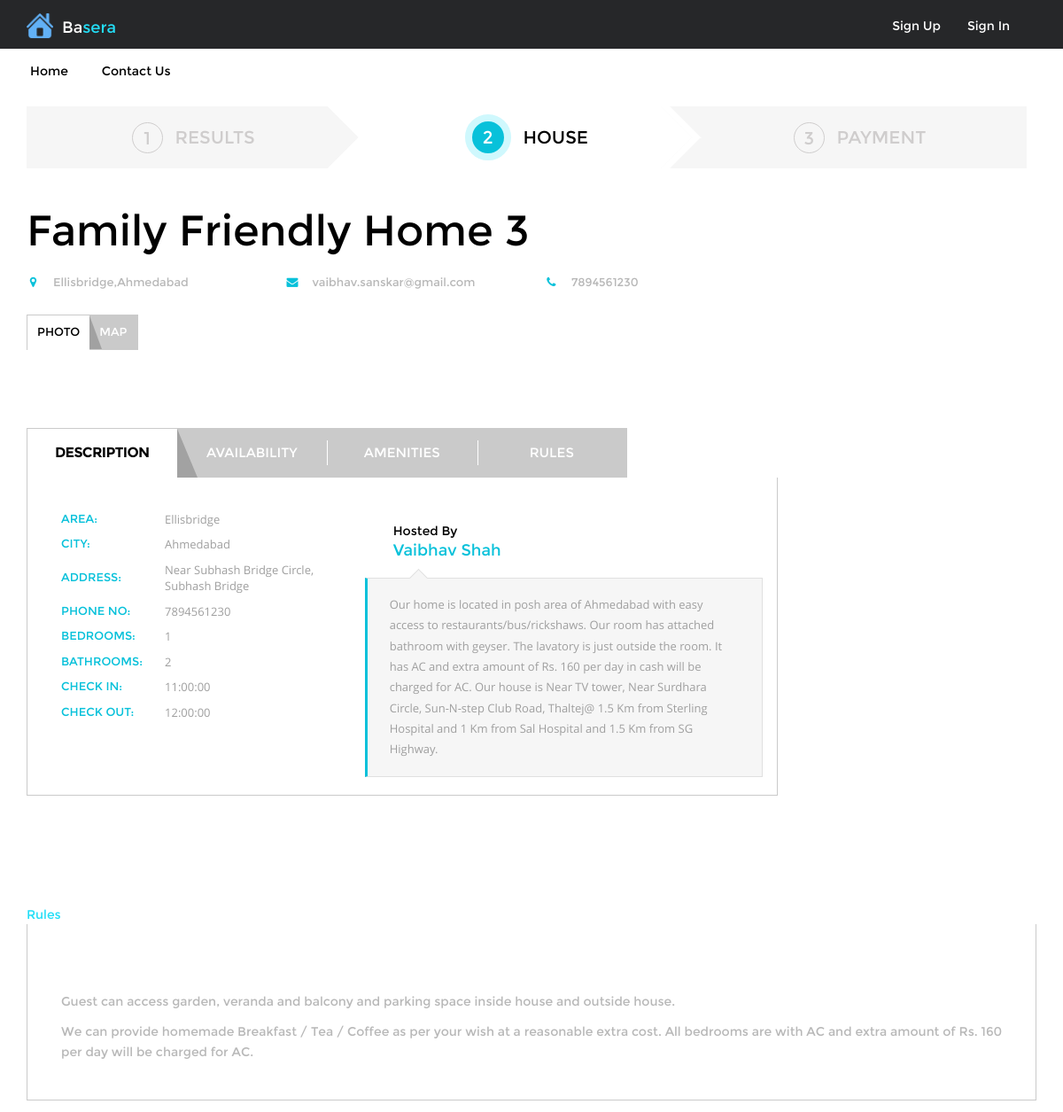
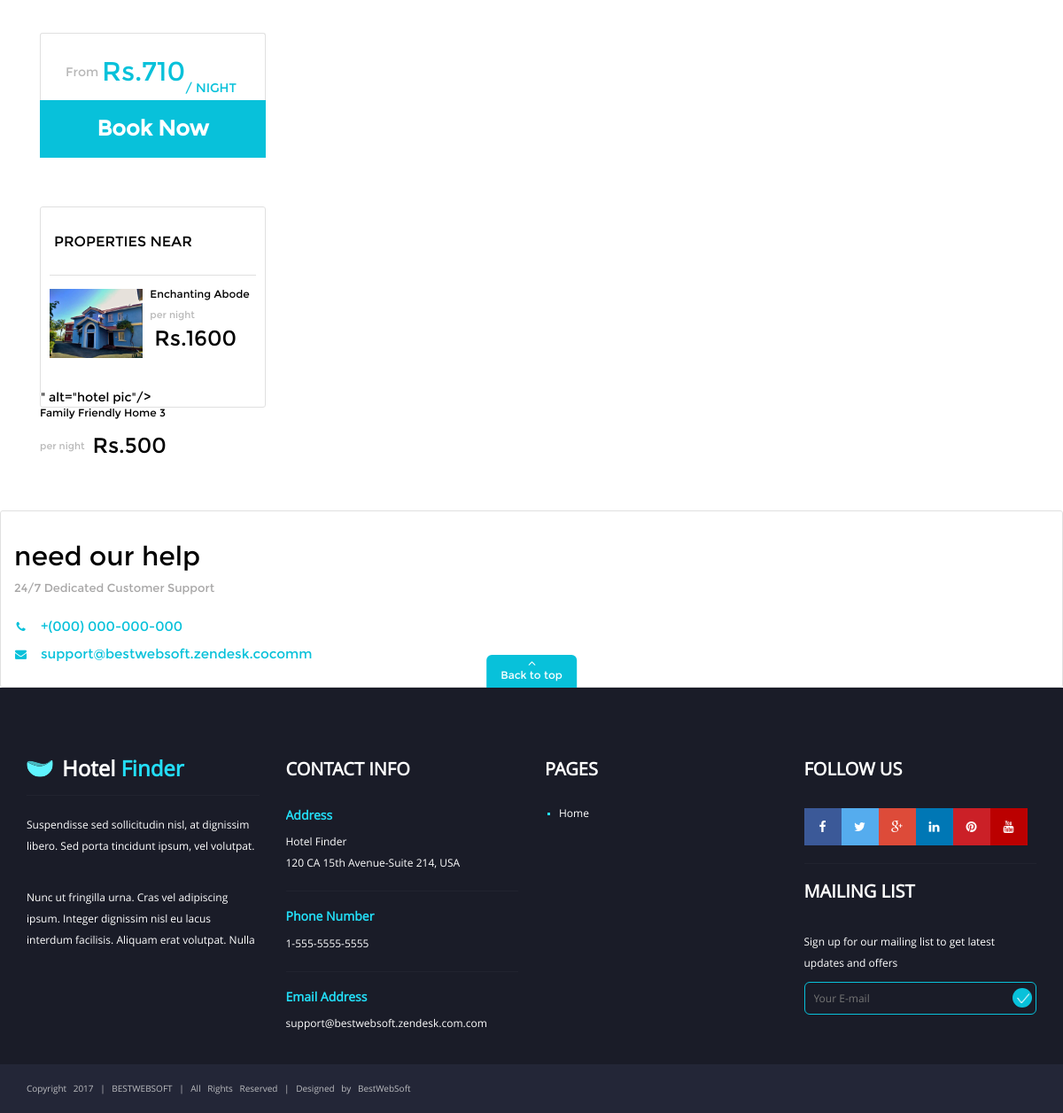
The page /hotel_page.php?HomeId=2 on the database its author committed (2 pictures, top to bottom).
### tables this page shows
CREATE TABLE `house_master` (
  `HouseId` int(11) NOT NULL,
  `OwnerId` int(11) NOT NULL,
  `HouseName` varchar(250) NOT NULL,
  `HouseAddressLine1` text NOT NULL,
  `HouseAddressLine2` text NOT NULL,
  `HouseAddressLine3` text NOT NULL,
  `NoofAllowedGuest` int(3) NOT NULL,
  `NoofBedrooms` int(3) NOT NULL,
  `NoofBathrooms` int(3) NOT NULL,
  `AreaId` int(11) NOT NULL,
  `HouseDescription1` text NOT NULL,
  `HouseDescription2` text DEFAULT NULL,
  `HousePricePerPerson` int(5) NOT NULL,
  `HouseBasePrice` int(5) NOT NULL,
  `IsCancellable` int(1) NOT NULL,
  `CustomRules1` text DEFAULT NULL,
  `CustomRules2` text DEFAULT NULL,
  `IsHouseVerified` int(1) NOT NULL DEFAULT 0,
  `CheckIn` time NOT NULL,
  `CheckOut` time NOT NULL
);

CREATE TABLE `area_master` (
  `AreaId` int(11) NOT NULL,
  `AreaName` varchar(200) NOT NULL,
  `CityId` int(11) NOT NULL
);

CREATE TABLE `city_master` (
  `CityId` int(11) NOT NULL,
  `CityName` varchar(200) NOT NULL,
  `StateId` int(11) NOT NULL
);

CREATE TABLE `owner_master` (
  `OwnerId` int(11) NOT NULL,
  `OwnerFirstName` varchar(150) NOT NULL,
  `OwnerLastName` varchar(150) NOT NULL,
  `OwnerEmail` varchar(150) NOT NULL,
  `OwnerPassword` text NOT NULL,
  `OwnerNumber` bigint(10) NOT NULL,
  `OwnerKYC` text NOT NULL,
  `OwnerRegistrationDate` datetime NOT NULL DEFAULT current_timestamp()
);

CREATE TABLE `houseimage_master` (
  `HIId` int(11) NOT NULL,
  `HouseId` int(11) NOT NULL,
  `Image` text NOT NULL
);

### Maincontroller.php (called while the page is built, shortened)
<?php
class Maincontroller
{
	private $hostName = "localhost";
	private $userName = "root";
	private $password = "";
	private $DBname = "basera";
	private $con;
	public function Connection()
	{
		$this->con = mysqli_connect($this->hostName, $this->userName, $this->password, $this->DBname);
		return $this->con;
	}
	public function fetchImage($id)
	{
		$query = "SELECT * FROM houseimage_master WHERE HouseId = $id LIMIT 1";
		$sql   = mysqli_query($this->con, $query);
		return $sql;
	}
	public function DisplayHome($id)
	{
		$query  = "SELECT * FROM house_master JOIN area_master ON area_master.AreaId = house_master.AreaId JOIN city_master ON area_master.CityId = city_master.CityId JOIN state_master ON city_master.StateId = state_master.StateId WHERE HouseId = $id";
		$sql    = mysqli_query($this->con, $query);
		$result = mysqli_fetch_assoc($sql);
		return $result;
	}
	public function OwnerData($id)
	{
		$query  = "SELECT * FROM owner_master WHERE OwnerId = $id";
		$sql    = mysqli_query($this->con, $query);
		$result = mysqli_fetch_assoc($sql);
		return $result;
	}
	public function nearHouse($nearBy)
	{
		$query = "SELECT * FROM house_master JOIN area_master ON area_master.AreaId = house_master.AreaId WHERE area_master.AreaName LIKE '$nearBy%'";
		$sql   = mysqli_query($this->con, $query);
		return $sql;
	}
}
?>

### hotel_page.php (the view, shortened to what this page needs)
<?php
require_once('Maincontroller.php');
$controller = new Maincontroller();
$homeId = $_GET['HomeId'];
$guests=1;
?>
<!DOCTYPE html>
<html lang="en">
<head>
	<link href="css/bootstrap.min.css" rel="stylesheet" />
	<link href="css/style.css" rel="stylesheet" />
	<link href="css/ie.css" rel="stylesheet" />
	<link href="css/font-awesome.min.css" rel="stylesheet" />
	<link href="css/calendar.css" rel="stylesheet" />
	<link href="css/jquery-ui.css" rel="stylesheet" />
	<link href="css/owl.carousel.css" rel="stylesheet" />
</head>
<body>
	<div class="htlfndr-wrapper">
		<header>
			<?php include('header1.php');?>
			<div class="htlfndr-under-header">
				<nav class="navbar navbar-default">
					<div class="container">
						<div class="collapse navbar-collapse" id="htlfndr-main-nav">
							<ul class="nav navbar-nav">
								<li>
									<a href="index.php">home</a>
								</li>
								<li>
								<a href="contact-us.php">Contact us</a>
							</li>
										</ul>
									</div>
								</div>
							</nav>
						</div>
					</header>
					<div class="container">
						<div class="htlfndr-steps">
							<ul class="htlfndr-progress">
								<li style="width: 33%;"><a href="searchresult.php" >
									<span class="htlfndr-step-number" >1</span> <span class="htlfndr-step-description">results</span></a>
								</li>
								<li style="width: 33%;" class="htlfndr-active-step">
									<span class="htlfndr-step-number">2</span> <span class="htlfndr-step-description">house</span>
								</li>
								<li style="width: 33%;">
									<span class="htlfndr-step-number">3</span> <span class="htlfndr-step-description">payment</span>
								</li>
							</ul>
						</div>
						<?php
						$data = $controller->DisplayHome($homeId);
						$ownerData = $controller->OwnerData($data['OwnerId']);
						?>
						<div class="row htlfndr-page-content">
							<main id="htlfndr-main-content" class="col-sm-12 col-md-8 col-lg-9 post htlfndr-hotel-single-content" role="main">
								<header class="htlfndr-entry-header">
									<h1 class="htlfndr-entry-title"><?php echo $data['HouseName'];?></h1>
									<div class="htlfndr-hotel-contacts row">
										<div class="col-sm-6 col-md-6 col-lg-4">
											<p class="htlfndr-location"><a href="#"><?php echo $data['AreaName'];?>,<?php echo $data['CityName'];?></a></p>
										</div>
										<div class="col-sm-6 col-md-6 col-lg-4">
											<p class="htlfndr-mail"><a href="mailto:example@mail.com"><?php echo $ownerData['OwnerEmail'];?></a></p>
										</div>
										<div class="col-sm-6 col-md-6 col-lg-4">
											<p class="htlfndr-phone"><a href="#"><?php echo $ownerData['OwnerNumber'];?></a></p>
										</div>
									</div>
								</header>
								<section id="htlfndr-gallery-and-map-tabs">
									<ul>
										<li><a href="#htlfndr-gallery-tab-1">photo</a></li>
										<li><a href="#htlfndr-gallery-tab-2">map</a></li>
									</ul>
						<div id="htlfndr-gallery-tab-1" class="htlfndr-hotel-gallery">
							</div>
						</section>
						<section id="htlfndr-hotel-description-tabs">
							<ul>
								<li class="active" data-number="0"><a href="#htlfndr-hotel-description-tab-1">description</a></li>
								<li data-number="1"><a href="#htlfndr-hotel-description-tab-2">availability</a></li>
								<li data-number="2"><a href="#htlfndr-hotel-description-tab-3">amenities</a></li>
								<li data-number="3"><a href="#htlfndr-hotel-description-tab-4">Rules</a></li>
							</ul>
							<div id="htlfndr-hotel-description-tab-1" class="htlfndr-hotel-description-tab">
								<div class="row">
									<div class="col-md-5 htlfndr-description-table">
										<table>
											<tr>
												<th scope="row">Area:</th>
												<td><?php echo $data['AreaName'];?></td>
											</tr>
											<tr>
												<th scope="row">city:</th>
												<td><?php echo $data['CityName'];?></td>
											</tr>
											<tr>
												<th scope="row">address:</th>
												<td><?php echo $data['HouseAddressLine1']." ".$data['HouseAddressLine2']." ".$data['HouseAddressLine3'];?></td>
											</tr>
											<tr>
												<th scope="row">phone no:</th>
												<td><?php echo $ownerData['OwnerNumber'];?></td>
											</tr>
											<tr>
												<th scope="row">Bedrooms:</th>
												<td><?php echo $data['NoofBedrooms'];?></td>
											</tr>
											<tr>
												<th scope="row">bathrooms:</th>
												<td><?php echo $data['NoofBathrooms'];?></td>
											</tr>
											<tr>
												<th scope="row">check in:</th>
												<td><?php echo $data['CheckIn'];?></td>
											</tr>
											<tr>
												<th scope="row">check out:</th>
												<td><?php echo $data['CheckOut'];?></td>
											</tr>
										</table>
									</div>
									<div class="col-md-7 htlfndr-description-right-side">
										<div class="media">
											<div class="media-body">
												<h5>Hosted By</h5>
												<h4 class="media-heading"><?php echo $ownerData['OwnerFirstName']." ".$ownerData['OwnerLastName'];?></h4>
											</div>
										</div>
										<blockquote>
											<p><?php echo $data['HouseDescription1'];?></p>
										</blockquote>
									</div>
								</div>
							</div>
								</div>
								<div id="htlfndr-hotel-description-tab-4" class="htlfndr-hotel-description-tab">
									<div class="htlfndr-visitor-review">
										<article class="htlfndr-visitor-post">
											<p><?php echo $data['CustomRules1'];?></p>
											<p><?php echo $data['CustomRules2'];?></p>
										</article>
									</div>
								</div>
						<aside id="htlfndr-right-sidebar" class="col-sm-12 col-md-4 col-lg-3 htlfndr-sidebar htlfndr-sidebar-in-right" role="complementary">
							<br><br>
							<div class="widget htlfndr-hotel-visit-card htlfndr-short-view">
								<div class="htlfndr-widget-main-content htlfndr-widget-padding">
									<form method="POST" action="hotel_page.php?HomeId=<?php echo $homeId?>">
									<div class="htlfndr-hotel-price"><span class="htlfndr-from">from</span> <span class="htlfndr-cost">Rs.<?php echo $data['HouseBasePrice']+($data['HousePricePerPerson']*$guests);?></span> <span class="htlfndr-per-night">/ night</span></div>
								</div>
								<a href="payment.php?checkIn=<?php echo $checkIn;?>&checkOut=<?php echo $checkOut;?>&guests=<?php echo $guests;?>&HomeId=<?php echo $homeId?>" class="htlfndr-book-now-button" role="button">book now</a>
							</div>
							<div class="widget htlfndr-near-properties">
								<div class="htlfndr-widget-main-content">
									<h3 class="widget-title">properties	near</h3>
									<div class="htlfdr-hotel-post">
										<?php
												$nearHomes = $controller->nearHouse($data['AreaName']);
												foreach ($nearHomes as $data )
												{
													$image = $controller->fetchImage($data['HouseId']);
													while($img = mysqli_fetch_assoc($image))
													{
											?>
										<div class="htlfndr-post-inner htlfndr-table-view">
											<div class="htlfndr-hotel-thumbnail">
												<a href="hotel_page.php?HomeId=<?php echo $data['HouseId'];?>">
													<img src="<?php echo "Uploads/HouseDetails/".$img['Image'];}?>" alt="hotel pic"/>
												</a>
											</div>
											<div class="htlfndr-hotel-info">
												<a href="hotel_page.php?HomeId=<?php echo $data['HouseId'];?>"><h6><?echo $data['HouseName'];?></h6></a>
												<p class="htlfndr-hotel-price"><span>per night</span> <span class="htlfndr-cost-normal">Rs.<?php echo $data['HouseBasePrice'];?></span>
												</p>
											</div>
											</div>
									</div>
									<?php
												echo "<br>";
											}
											?>
								</div>
							<div class="widget htlfndr-widget-help">
								<div class="htlfndr-widget-main-content htlfndr-widget-padding">
									<h3 class="widget-title">need our help</h3>
									<span>24/7 dedicated customer support</span>
									<p class="htlfndr-phone">+(000) 000-000-000</p>
									<p class="htlfndr-mail">support@bestwebsoft.zendesk.cocomm</p>
								</div>
							</div>
				<footer class="htlfndr-footer">
					<button class="htlfndr-button-to-top" role="button"><span>Back to top</span></button>
					<div class="widget-wrapper">
						<div class="container">
							<div class="row">
								<aside class="col-xs-12 col-sm-6 col-md-3 htlfndr-widget-column">
									<div class="widget">
										<a class="htlfndr-logo navbar-brand" href="#">
											<img src="images/logo.png" height="20" width="30" alt="Logo" />
											<p class="htlfndr-logo-text">hotel <span>finder</span></p>
										</a>
										<hr />
										<p>Suspendisse sed sollicitudin nisl, at dignissim libero. Sed porta tincidunt ipsum, vel volutpat.</p>
										<br />
										<p>Nunc ut fringilla urna. Cras vel adipiscing ipsum. Integer dignissim nisl eu lacus interdum facilisis. Aliquam erat volutpat. Nulla</p>
									</div>
								</aside>
								<aside class="col-xs-12 col-sm-6 col-md-3 htlfndr-widget-column">
									<div class="widget">
										<h3 class="widget-title">contact info</h3>
										<h5>address</h5>
										<p>Hotel Finder	<br />120 CA 15th Avenue-Suite 214, USA</p>
										<hr />
										<h5>phone number</h5>
										<p>1-555-5555-5555</p>
										<hr />
										<h5>email address</h5>
										<p>support@bestwebsoft.zendesk.com.com</p>
									</div>
								</aside>
								<aside class="col-xs-12 col-sm-6 col-md-3 htlfndr-widget-column">
									<div class="widget">
										<h3 class="widget-title">pages</h3>
										<ul class="menu">
											<li class="menu-item"><a href="index.php">home</a></li>
										</ul>
									</div>
								</aside>
								<aside class="col-xs-12 col-sm-6 col-md-3 htlfndr-widget-column">
									<div class="widget">
										<h3 class="widget-title">follow us</h3>
										<div class="htlfndr-follow-plugin">
											<a href="https://www.facebook.com/bestwebsoft/" target="_blank" class="htlfndr-follow-button button-facebook"></a>
											<a href="https://twitter.com/bestwebsoft" target="_blank" class="htlfndr-follow-button button-twitter"></a>
											<a href="https://plus.google.com/+Bestwebsoft" target="_blank" class="htlfndr-follow-button button-google-plus"></a>
											<a href="https://www.linkedin.com/company/bestwebsoft/" target="_blank" class="htlfndr-follow-button button-linkedin"></a>
											<a href="#" class="htlfndr-follow-button button-pinterest"></a>
											<a href="https://www.youtube.com/bestwebsoft" target="_blank" class="htlfndr-follow-button button-youtube"></a>
										</div>
										<hr />
										<h3 class="widget-title">mailing list</h3>
										<p>Sign up for our mailing list to get latest updates and offers</p>
										<form action="/">
											<input type="email" placeholder="Your E-mail" />
											<input type="submit" />
										</form>
									</div>
								</aside>
							</div>
						</div>
					</div>
					<div class="htlfndr-copyright">
						<div class="container" role="contentinfo">
							<p>Copyright 2017 | BESTWEBSOFT | All Rights Reserved | Designed by BestWebSoft</p>
						</div>
					</div>
				</footer>
		</body>
		</html>

### rows shown on the page
house_master: HouseName "Family Friendly Home 3", AreaId.AreaName "Ellisbridge", city_master.CityName "Ahmedabad", HouseAddressLine1 "Near Subhash Bridge Circle, Subhash Bridge", NoofBedrooms "1", NoofBathrooms "2", CheckIn "11:00:00", CheckOut "12:00:00", HouseDescription1 "Our home is located in posh area of Ahmedabad with easy access to restaurants/bus/rickshaws. Our room has attached bathroom with geyser. The lavatory is just outside the room. It has AC and extra amount of Rs. 160 per day in cash will be charged for AC. Our house is Near TV tower, Near Surdhara Circle, Sun-N-step Club Road, Thaltej@ 1.5 Km from Sterling Hospital and 1 Km from Sal Hospital and 1.5 Km from SG Highway.", CustomRules1 "Guest can access garden, veranda and balcony and parking space inside house and outside house.", CustomRules2 "We can provide homemade Breakfast / Tea / Coffee as per your wish at a reasonable extra cost. All bedrooms are with AC and extra amount of Rs. 160 per day will be charged for AC.", $data['HouseBasePrice']+($data['HousePricePerPerson']*$guests) "710", HouseBasePrice "500"
owner_master: OwnerEmail "vaibhav.sanskar@gmail.com", OwnerNumber "7894561230", OwnerFirstName "Vaibhav", OwnerLastName "Shah"
house_master: HouseName "Enchanting Abode", HouseBasePrice "1600"
houseimage_master: Image (picture)
